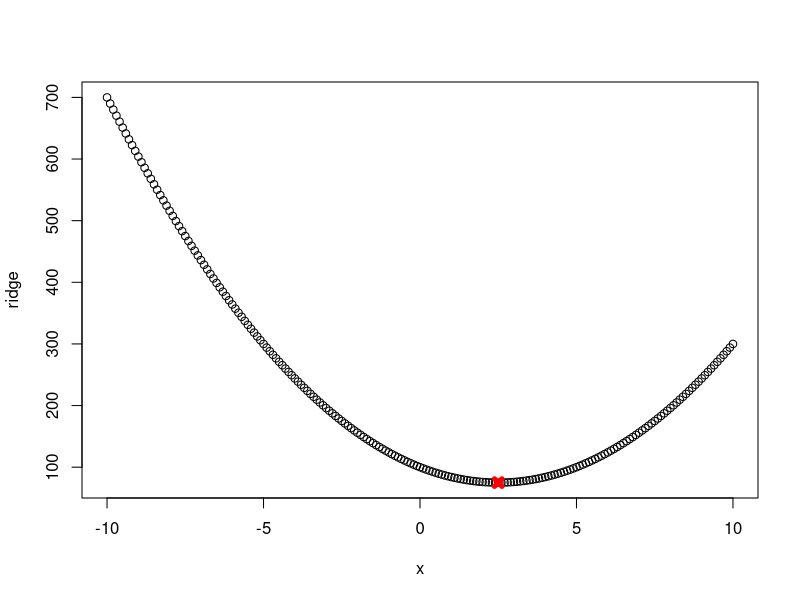
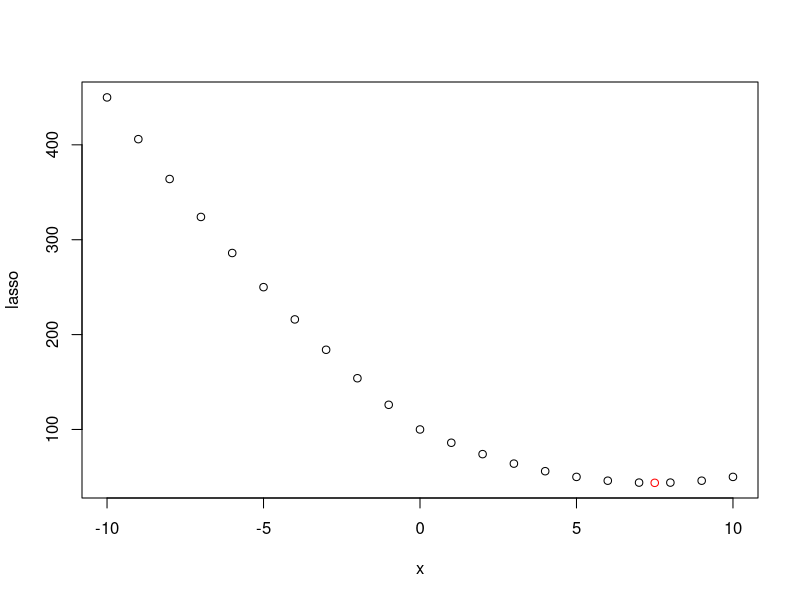
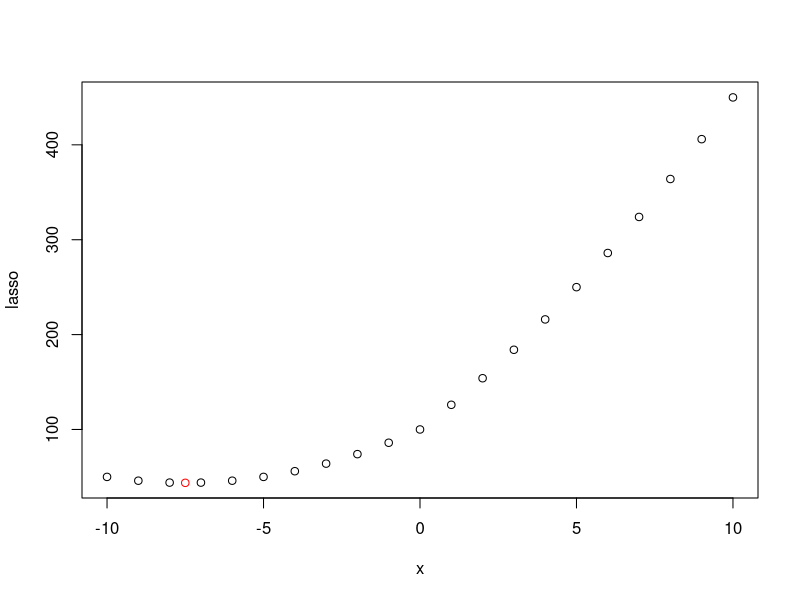
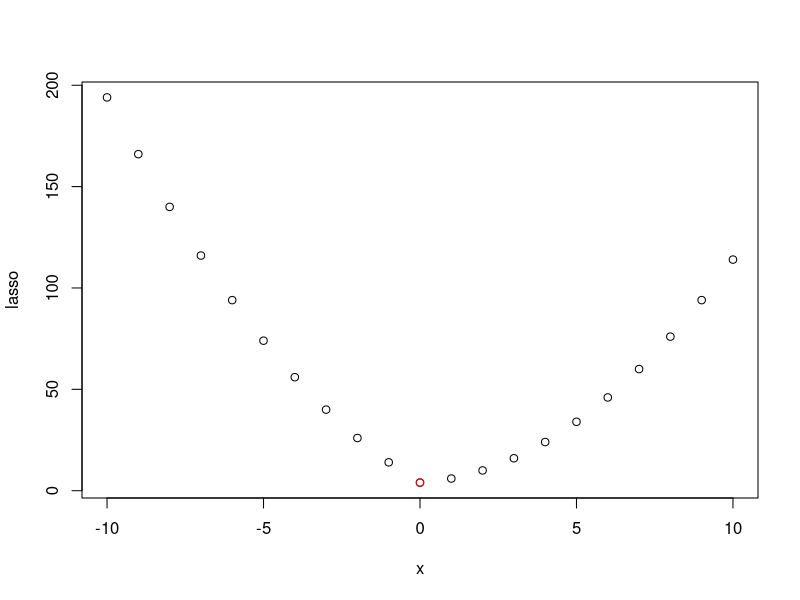
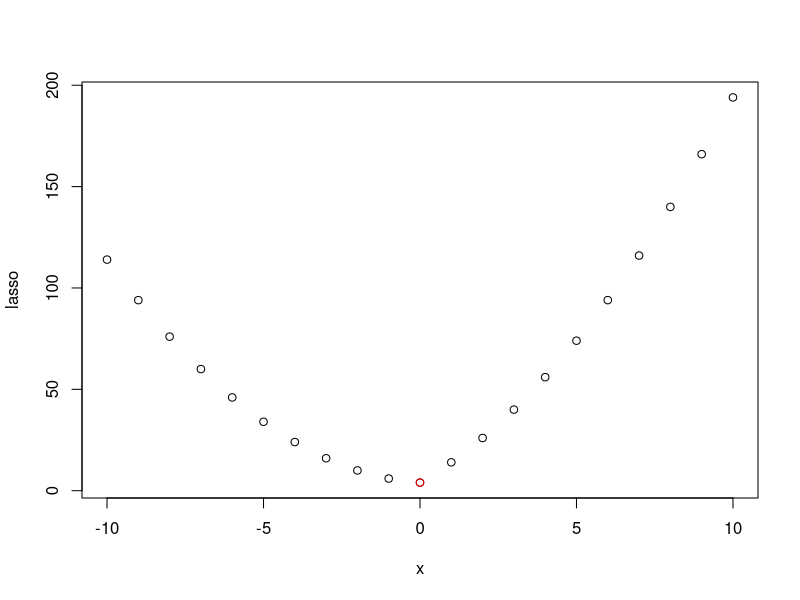

These figures' R source, in order:
#6 

#Ridge Regression
y=10
lambda=3
x=seq(-10, 10, 0.1)
ridge=100-20*x+4*x^2
plot(x, ridge)
min=y/(1+lambda)
points(min, (y-min)^2+lambda*min^2, col="red", pch=4, lwd=5)
#Confirmed that the minimized coefficient formula works

#Lasso
#Case 1: Large Observation (+)
y=10
lambda=5
x=c(-10:10)
lasso=100-20*x+x^2+5*abs(x)
plot(x, lasso)
points(7.5, 43.75, col="red")

#Case 2: Large Observation (-)
y=-10
lambda=5
x=c(-10:10)
lasso=100+20*x+x^2+5*abs(x)
plot(x, lasso)
points(-7.5, 43.75, col="red")

#Case 3: Small Observation (+)
y=2
lambda=5
x=c(-10:10)
lasso=4-4*x+x^2+5*abs(x)
plot(x, lasso)
points(0, 4, col="red")

#Case 4: Small Observation (-)
y=-2
lmabda=5
x=c(-10:10)
lasso=4+4*x+x^2+5*abs(x)
plot(x, lasso)
points(0, 4, col="red")
